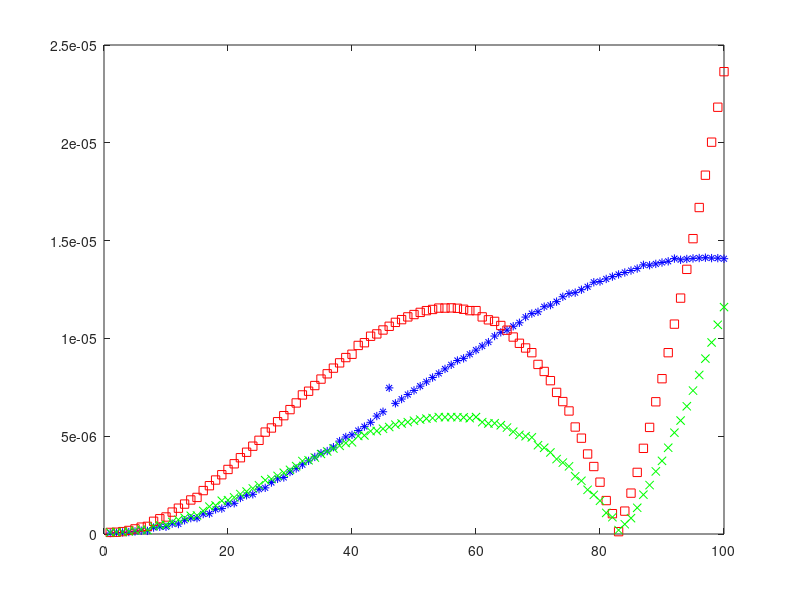
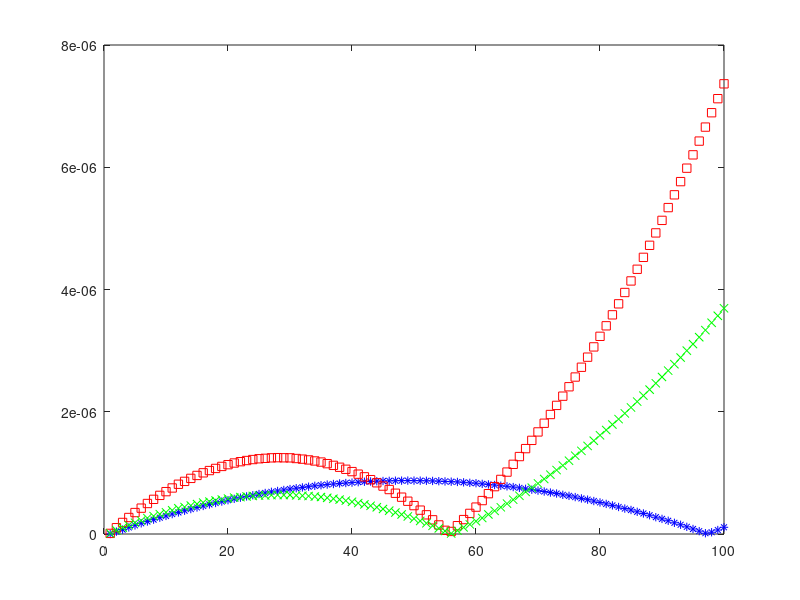
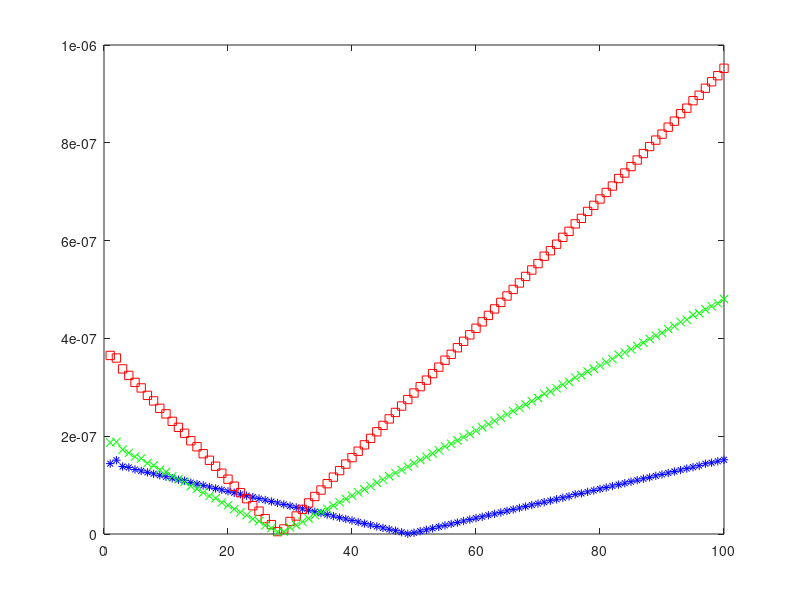

These charts were generated, in order, by the following MATLAB code:
clc; clear all; close all;

q_10 = importdata('qData_10.txt');
q_30 = importdata('qData_30.txt');
q_60 = importdata('qData_60.txt');
q_100 = importdata('qData_100.txt');

error_10 = sum(abs(q_100-q_10));
error_30 = sum(abs(q_100-q_30));
error_60 = sum(abs(q_100-q_60));

display(sum(error_10),'Cummulative unaccuracy with 10 points = ');
display(sum(error_30),'Cummulative unaccuracy with 30 points = ');
display(sum(error_60),'Cummulative unaccuracy with 60 points = ');

s = 1:100;

figure();
plot(s,error_10,'*b'); hold on;
plot(s,error_30,'sr'); hold on;
plot(s,error_60,'xg'); hold off;

%--------------------------------

q_10 = importdata('dqData_10.txt');
q_30 = importdata('dqData_30.txt');
q_60 = importdata('dqData_60.txt');
q_100 = importdata('dqData_100.txt');

error_10 = sum(abs(q_100-q_10));
error_30 = sum(abs(q_100-q_30));
error_60 = sum(abs(q_100-q_60));

s = 1:100;

figure();
plot(s,error_10,'*b'); hold on;
plot(s,error_30,'sr'); hold on;
plot(s,error_60,'xg'); hold off;

%--------------------------------

q_10 = importdata('ddqData_10.txt');
q_30 = importdata('ddqData_30.txt');
q_60 = importdata('ddqData_60.txt');
q_100 = importdata('ddqData_100.txt');

error_10 = sum(abs(q_100-q_10));
error_30 = sum(abs(q_100-q_30));
error_60 = sum(abs(q_100-q_60));

s = 1:100;

figure();
plot(s,error_10,'*b'); hold on;
plot(s,error_30,'sr'); hold on;
plot(s,error_60,'xg'); hold off;

%--------------------------------